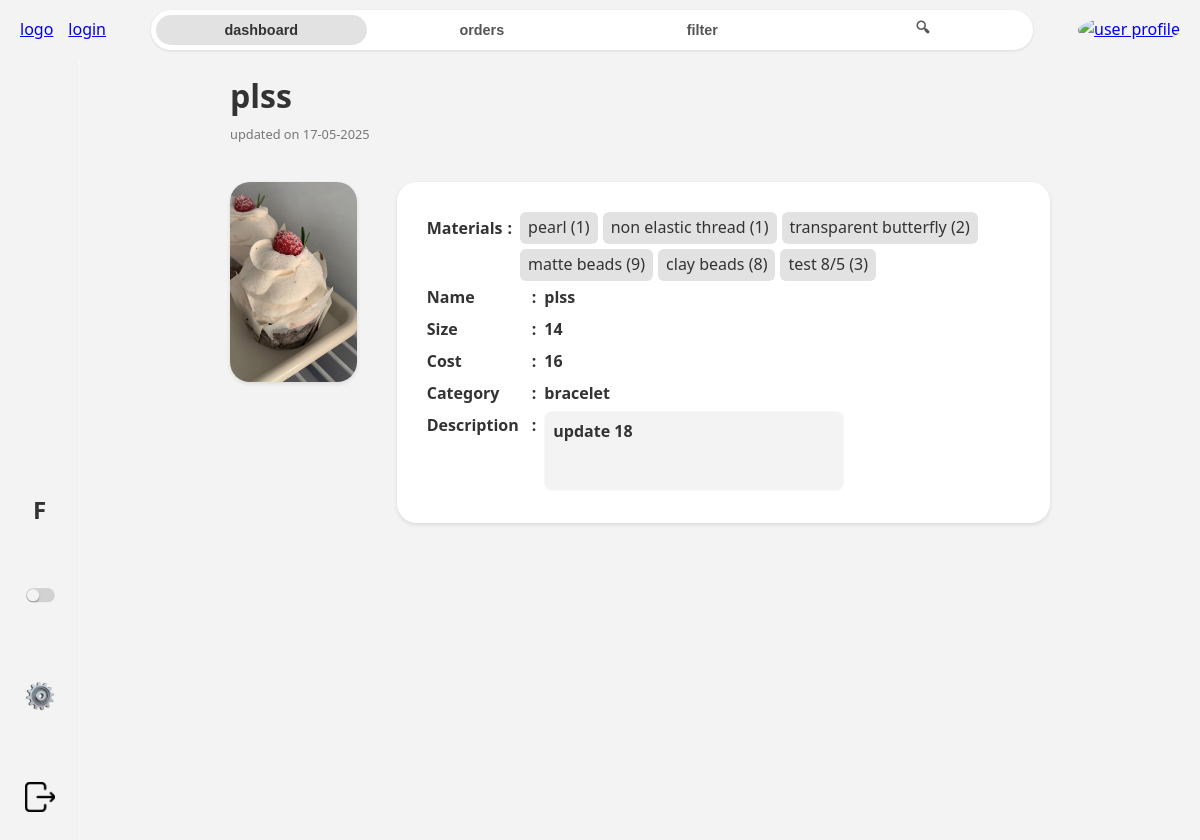
Screenshot of /product/95/ with the database file from the repository.
### home/models.py (models this page shows, shortened)
class Product(models.Model):
    user = models.ForeignKey(User, null=True, on_delete=models.SET_NULL)
    picture = models.ImageField(null=True, blank=True, upload_to='products/', default='product_empty.jpeg')
    name = models.CharField(max_length=200, null=True)
    size = models.CharField(max_length=200, null=True, blank=True)
    stock = models.IntegerField(null=True)
    sold = models.CharField(max_length=200, null=True)
    cost = models.CharField(max_length=50, null=True)
    category = models.ForeignKey(P_Category, null=True, on_delete=models.SET_NULL)
    description = models.TextField(null=True, blank=True)
    materials = models.ManyToManyField(Material, related_name='products', blank=True, through="ProductMaterial")
    created = models.DateTimeField(auto_now_add=True, null=True)
    updated = models.DateTimeField(auto_now=True, null=True)
    class Meta:
        ordering = ['-updated', 'created']

class ProductMaterial(models.Model):
    material = models.ForeignKey(Material, null=True, on_delete=models.CASCADE)
    product = models.ForeignKey(Product, null=True, on_delete=models.CASCADE)
    quantity_used = models.IntegerField(null=True)
    class Meta:
        constraints = [
            models.UniqueConstraint(fields=['product', 'material'], name='unique_ProductMaterial')
        ]

class Material(models.Model):
    user = models.ForeignKey(User, null=True, on_delete=models.SET_NULL)
    picture = models.ImageField(null=True, blank=True, upload_to='materials/', default='material_empty.jpeg')
    name = models.CharField(max_length=200, null=True)
    size = models.CharField(max_length=200, null=True, blank=True)
    stock = models.IntegerField(null=True)
    colour = models.ForeignKey(Colour, null=True, blank=True, on_delete=models.SET_NULL)
    cost = models.CharField(max_length=50, null=True)
    supplier = models.ForeignKey(Supplier, null=True, blank=True, on_delete=models.SET_NULL)
    category = models.ForeignKey(M_Category, null=True, blank=True, on_delete=models.SET_NULL)
    description = models.TextField(null=True, blank=True)
    created = models.DateTimeField(auto_now_add=True, null=True)
    updated = models.DateTimeField(auto_now=True, null=True)
    class Meta:
        ordering = ['-updated', 'created']

class P_Category(models.Model):
    name = models.CharField(max_length=200, null=True)
    def __str__(self):
        return self.name or ""

### home/views.py (the view)
# urls.py: path('product/<str:pk>/', views.product, name="product"),
def product(request, pk, acc_type=None):
    product = Product.objects.get(id=pk)
    details = {
               'Name':product.name,
               'Size':product.size,
               'Stock':product.stock,
               'Sold':product.sold,
               'Cost':product.cost,
               'Category':product.category,
               'Description':product.description
               }
    user_details = {
               'Name':product.name,
               'Size':product.size,
               'Cost':product.cost,
               'Category':product.category,
               'Description':product.description
               }
    context = {'product':product, 'details':details, 'user_details':user_details, 'acc_type':acc_type}
    return render(request, 'home/product.html', context) #can only pass one dict in render(), so include everything in context

### home/templates/home/product.html (shortened to what this page needs)
{% extends 'main.html' %}
{% block content %}
<div class="view-product-content">
    <div class="view-product">
        <div class="heading">
            <h1>{{product.name}}</h1>
        </div>
        <span id="date">updated on {{product.updated|date:'d-m-Y'}}</span> <br><br>
        <div class="details">
            <div class="product-img">
                <img src="{{product.picture.url}}" alt="product image" /> <br>
            </div>
            {% if acc_type == 'adminn' %}
            <div class="product-description">
                <div class="description-box">
                    <h3 class="keys">Materials</h3>
                    <div class="values">
                        <h3>:</h3>
                        <div class="product-materials">
                            {% for productmaterial in product.productmaterial_set.all %}
                                <a href="{% url 'admin-material' productmaterial.material.id 'adminn' %}">
                                    {{productmaterial.material.name}} ({{productmaterial.quantity_used}})
                                </a>
                            {% endfor %}
                        </div>
                    </div>
                </div>
                {% for key, value in details.items %}
                    <div class="description-box">
                        {% if key == 'Stock' %}
                            <h3 class="keys">{{key}}</h3>
                            <div class="values">
                                <h3>:</h3>
                                <input id="stock" type="number" value="{{value}}" min="0" />
                            </div>
                        {% elif key == 'Description' %}
                            <h3 class="keys">{{key}}</h3>
                            <div class="values">
                                <h3>:</h3>
                                <textarea name="description" id="description" disabled>{{product.description}}</textarea>
                            </div>
                        {% else %}
                            <h3 class="keys">{{key}}</h3>
                            <div class="values">
                                <h3>:</h3>
                                <h3>{{value}}</h3>
                            </div>
                        {% endif %}
                    </div>
                {% endfor %}
            </div>
            {% else %}
            <div class="product-description">
                <div class="description-box">
                    <h3 class="keys">Materials</h3>
                    <div class="values">
                        <h3>:</h3>
                        <div class="product-materials">
                            {% for productmaterial in product.productmaterial_set.all %}
                            <a href="{% url 'admin-material' productmaterial.material.id 'adminn' %}">
                                {{productmaterial.material.name}} ({{productmaterial.quantity_used}})
                            </a>
                            {% endfor %}
                        </div>
                    </div>
                </div>
                {% for key, value in user_details.items %}
                <div class="description-box">
                    {% if key == 'Stock' %}
                    <h3 class="keys">{{key}}</h3>
                    <div class="values">
                        <h3>:</h3>
                        <input id="stock" type="number" value="{{value}}" min="0" />
                    </div>
                    {% elif key == 'Description' %}
                    <h3 class="keys">{{key}}</h3>
                    <div class="values">
                        <h3>:</h3>
                        <textarea name="description" id="description" disabled>{{product.description}}</textarea>
                    </div>
                    {% else %}
                    <h3 class="keys">{{key}}</h3>
                    <div class="values">
                        <h3>:</h3>
                        <h3>{{value}}</h3>
                    </div>
                    {% endif %}
                </div>
                {% endfor %}
            </div>
            {% endif %}
        </div>
    </div>
</div>
{% endblock content %}

### static/style/style.css (style rules this page uses)
:root { --primary-color: #f3f3f3; --secondary-color: #e3e2e2; --accent-color: #a94a4a; --lightfont-color: #555; --darkfont-color: #333; --border-color: #faf7f7; --shadow: 0 2px 4px rgba(0, 0, 0, 0.1); --border-radius: 10px; --transition: all 0.3s ease; }
* { box-sizing: border-box; margin: 0; padding: 0; }
body { font-family: "Segoe UI", Tahoma, Geneva, Verdana, sans-serif; color: var(--darkfont-color); background-color: #fafafa; line-height: 1.6; }
.description span, #date { font-size: 0.8rem; color: #777; }
.form-content, .view-product-content { display: flex; padding: 10px 150px; }
.heading { display: flex; justify-content: start; align-items: center; gap: 20px; }
.details, form { display: flex; gap: 40px; margin-top: 10px; }
.obj-img, .material-img, .product-img { position: relative; width: 200px; height: 200px; border-radius: 20px; overflow: hidden; box-shadow: var(--shadow); }
.obj-img img, .material-img img, .product-img img { width: 100%; height: 100%; object-fit: cover; }
.obj-description, .material-description, .product-description { display: flex; flex-direction: column; padding: 30px 30px; background-color: white; border-radius: 20px; box-shadow: var(--shadow); }
.description-box { display: flex; align-items: center; gap: 5px; }
.description-box h3 { font-size: 1rem; line-height: 2; align-self: start; }
.description-box .keys { width: 100px; }
.values { display: flex; gap: 8px; }
.product-materials { display: flex; gap: 5px; flex-wrap: wrap; }
.product-materials a { width: fit-content; padding: 3px 8px; text-decoration: none; align-self: center; font-weight:500; background-color: var(--secondary-color); color: var(--darkfont-color); border-radius: 6px; }
.description-box .values input, .description-box .values textarea, .productmaterial-box select, .productmaterial-box input { width: 100%; padding: 8px; box-sizing: border-box; margin: 2px 0px; border: 2px solid var(--secondary-color); border-radius: 5px; font-size: 14px; }
#description { width: 300px; height: 80px; padding: 8px; border-radius: 8px; border: 1px solid var(--border-color); background-color: var(--primary-color); resize: none; font-family: inherit; font-size: 1rem; font-weight: bold; color: var(--darkfont-color); }

### rows the page displays
Product: name "plss", updated "17-05-2025", picture (picture), user_details "plss" "14" "16", description "update 18"
ProductMaterial: material.name "pearl", quantity_used "1"
ProductMaterial: material.name "non elastic thread", quantity_used "1"
ProductMaterial: material.name "transparent butterfly", quantity_used "2"
ProductMaterial: material.name "matte beads", quantity_used "9"
ProductMaterial: material.name "clay beads", quantity_used "8"
ProductMaterial: material.name "test 8/5", quantity_used "3"
P_Category: key "Category", name "bracelet"

### other values shown
{{ key }} "Name" "Size" "Cost"
{{ key }} "Description"
